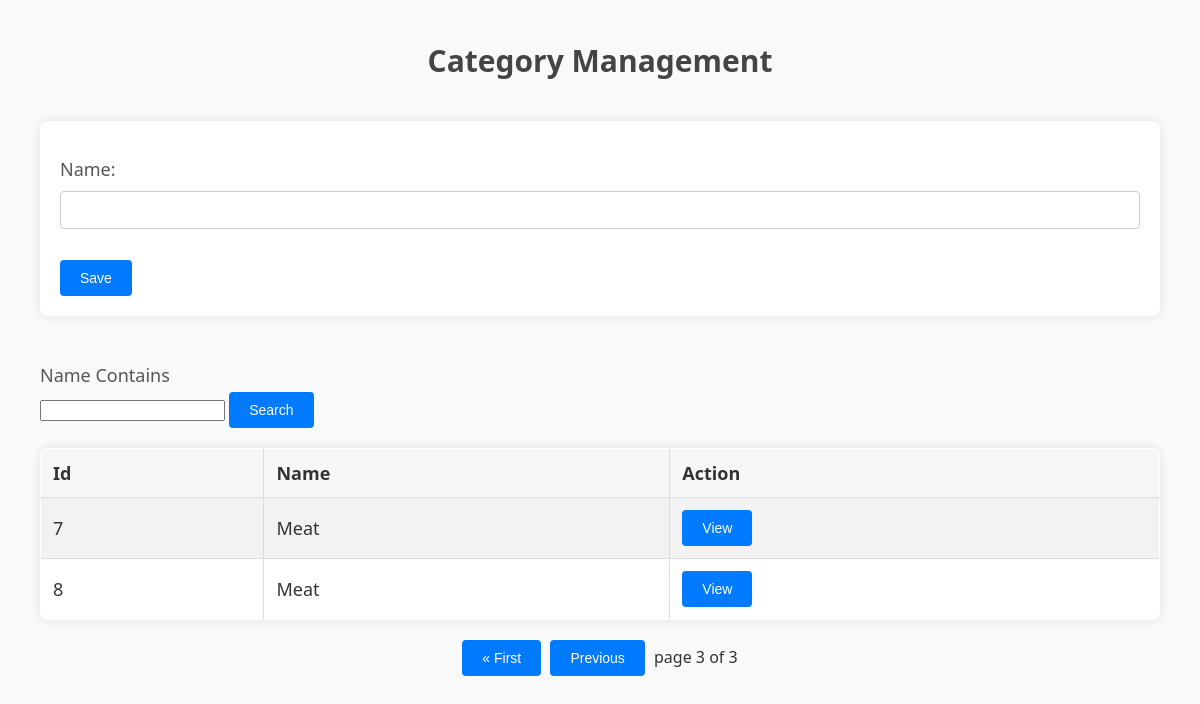
The app's page /app/Category/?page=3, older data.
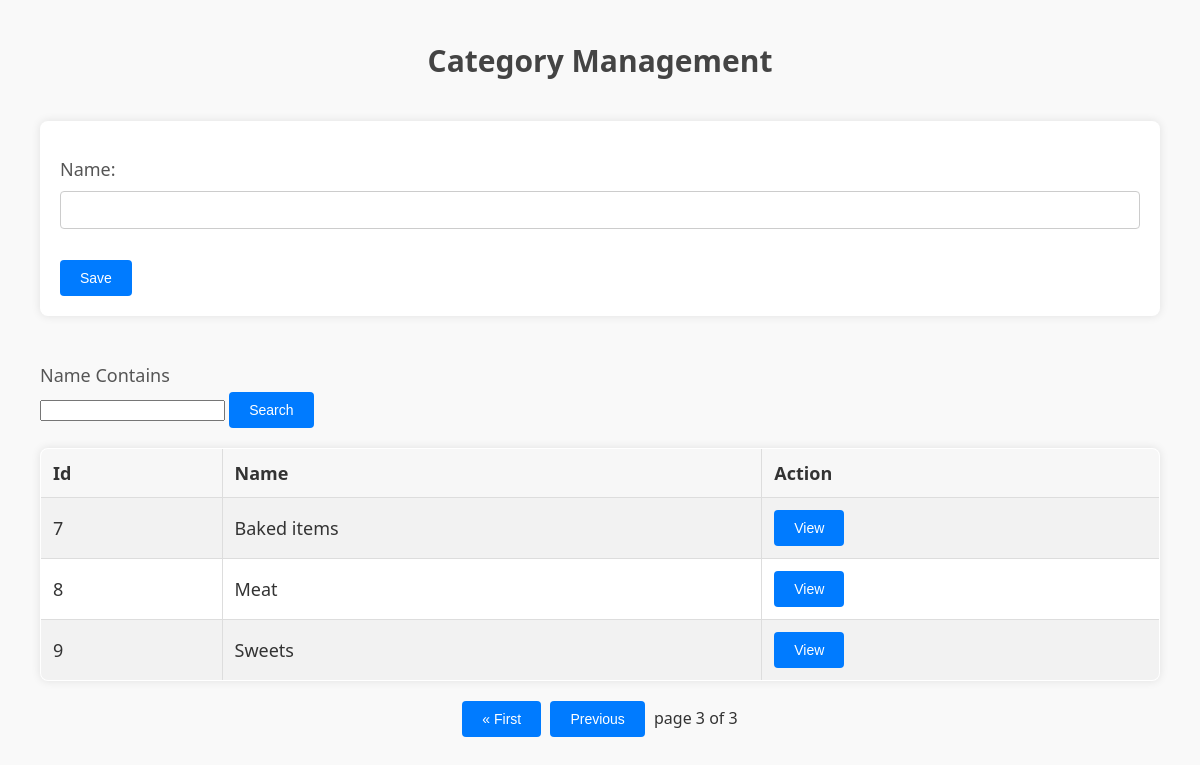
The same page, newer data.
### app/models.py (models this page shows, shortened)
class Category (models.Model):
    name = models.CharField(max_length = 20)

### app/views.py (the view)
# urls.py: path('Category/', views.Categoryview),
def Categoryview(request):
    page_number = request.GET.get('page')
    filter = CategoryFilter (request.GET, queryset=Category.objects.all())
    Categories = filter.qs
    paginator = Paginator(Categories, 3)
    page = paginator.get_page(page_number)
    if request.method == 'POST':
        form = CategoryForm(request.POST)
        if form.is_valid():
            form.save()
    else:
        form = CategoryForm()
    context = {'form':form, 'page':page}
    return render(request, 'Category.html', context)

### app/forms.py
class  CategoryForm (forms.ModelForm) :
    class Meta:
        model = Category
        fields = '__all__'

### app/templates/Category.html (shortened to what this page needs)
<html>
    <head>
        <h1>Category Management</h1>
    </head>
<body>
<form method="POST">
    {{form.as_p}}
    <input type="submit" value="Save">
</form>
<br>
<label>Name Contains</label>
<input/>
<button>Search</button>
<table border="1">
<tr>
<th>Id</th>
<th>Name</th>
<th>Action</th>
</tr>
{% for Category in page %}
<tr>
    <td>{{Category.id}}</td>
    <td>{{Category.name}}</td>
    <td><button>View</button></td>
</tr>
{% endfor %}
</table>
<div class="pagination">
    {% if page.has_previous %}
       <button><a href="?page=1">&laquo; First</a> </button>
       <button><a href="?page=1{{ page.previous_page_number }}">Previous</a></button>
    {% endif %}
    page {{ page.number }} of {{ page.paginator.num_pages }}
    </div>
</body>
</html>

Row changes from the older to the newer data that the page shows:
changed Category id 7: name "Meat" → "Baked items"
added Category: id "9", name "Sweets"
